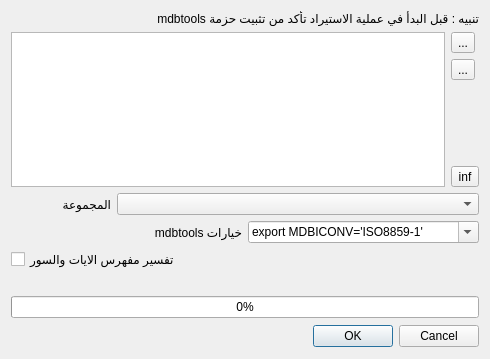
<?xml version="1.0" encoding="UTF-8"?>
<ui version="4.0">
 <class>mdbexport</class>
 <widget class="QDialog" name="mdbexport">
  <property name="geometry">
   <rect>
    <x>0</x>
    <y>0</y>
    <width>490</width>
    <height>359</height>
   </rect>
  </property>
  <property name="windowTitle">
   <string>استراد ملفات الشاملة</string>
  </property>
  <layout class="QVBoxLayout" name="verticalLayout_3">
   <item>
    <widget class="QLabel" name="label">
     <property name="text">
      <string>تنبيه : قبل البدأ في عملية الاستيراد تأكد من تثبيت حزمة mdbtools</string>
     </property>
    </widget>
   </item>
   <item>
    <layout class="QHBoxLayout" name="horizontalLayout_7">
     <item>
      <widget class="QListWidget" name="listWidget"/>
     </item>
     <item>
      <layout class="QVBoxLayout" name="verticalLayout_2">
       <item>
        <widget class="QToolButton" name="toolButton_fileNam">
         <property name="toolTip">
          <string>اختر المسار </string>
         </property>
         <property name="text">
          <string>...</string>
         </property>
        </widget>
       </item>
       <item>
        <widget class="QToolButton" name="toolButton_delet">
         <property name="toolTip">
          <string>حذف العنصر المحدد</string>
         </property>
         <property name="text">
          <string>...</string>
         </property>
         <property name="icon">
          <iconset resource="images.qrc">
           <normaloff>:/images/image/edit-delete.png</normaloff>:/images/image/edit-delete.png</iconset>
         </property>
         <property name="iconSize">
          <size>
           <width>20</width>
           <height>20</height>
          </size>
         </property>
        </widget>
       </item>
       <item>
        <spacer name="verticalSpacer">
         <property name="orientation">
          <enum>Qt::Vertical</enum>
         </property>
         <property name="sizeHint" stdset="0">
          <size>
           <width>20</width>
           <height>40</height>
          </size>
         </property>
        </spacer>
       </item>
       <item>
        <widget class="QToolButton" name="toolButtonInfo">
         <property name="toolTip">
          <string>معلومات عن العنصر المحدد</string>
         </property>
         <property name="text">
          <string>inf</string>
         </property>
         <property name="iconSize">
          <size>
           <width>20</width>
           <height>20</height>
          </size>
         </property>
        </widget>
       </item>
      </layout>
     </item>
    </layout>
   </item>
   <item>
    <layout class="QHBoxLayout" name="horizontalLayout_3">
     <item>
      <widget class="QLabel" name="label_4">
       <property name="maximumSize">
        <size>
         <width>100</width>
         <height>16777215</height>
        </size>
       </property>
       <property name="text">
        <string>المجموعة</string>
       </property>
      </widget>
     </item>
     <item>
      <widget class="QComboBox" name="comboBox"/>
     </item>
    </layout>
   </item>
   <item>
    <layout class="QHBoxLayout" name="horizontalLayout_2">
     <item>
      <widget class="QLabel" name="label_2">
       <property name="text">
        <string>خيارات mdbtools</string>
       </property>
      </widget>
     </item>
     <item>
      <widget class="QComboBox" name="comboBoxMdbEx">
       <property name="editable">
        <bool>true</bool>
       </property>
       <item>
        <property name="text">
         <string>export MDBICONV='ISO8859-1'</string>
        </property>
       </item>
       <item>
        <property name="text">
         <string>export MDB_ICONV='ISO8859-1'</string>
        </property>
       </item>
      </widget>
     </item>
    </layout>
   </item>
   <item>
    <layout class="QHBoxLayout" name="horizontalLayout"/>
   </item>
   <item>
    <widget class="QCheckBox" name="checkBox_curan">
     <property name="whatsThis">
      <string>&lt;!DOCTYPE HTML PUBLIC &quot;-//W3C//DTD HTML 4.0//EN&quot; &quot;http://www.w3.org/TR/REC-html40/strict.dtd&quot;&gt;
&lt;html&gt;&lt;head&gt;&lt;meta name=&quot;qrichtext&quot; content=&quot;1&quot; /&gt;&lt;style type=&quot;text/css&quot;&gt;
p, li { white-space: pre-wrap; }
&lt;/style&gt;&lt;/head&gt;&lt;body style=&quot; font-family:'Arial'; font-size:10pt; font-weight:400; font-style:normal;&quot;&gt;
&lt;p align=&quot;right&quot; style=&quot; margin-top:0px; margin-bottom:0px; margin-left:0px; margin-right:0px; -qt-block-indent:0; text-indent:0px;&quot;&gt;علم هذا الخيار اذا كان كتاب التفسير يحتوي على حقول الايات والسور&lt;/p&gt;
&lt;p align=&quot;right&quot; style=&quot; margin-top:0px; margin-bottom:0px; margin-left:0px; margin-right:0px; -qt-block-indent:0; text-indent:0px;&quot;&gt;   &quot;Aya&quot; وحقل &quot;Sora&quot;&lt;/p&gt;
&lt;p align=&quot;right&quot; style=&quot;-qt-paragraph-type:empty; margin-top:0px; margin-bottom:0px; margin-left:0px; margin-right:0px; -qt-block-indent:0; text-indent:0px;&quot;&gt;&lt;/p&gt;&lt;/body&gt;&lt;/html&gt;</string>
     </property>
     <property name="text">
      <string>تفسير مفهرس الايات والسور</string>
     </property>
    </widget>
   </item>
   <item>
    <layout class="QVBoxLayout" name="verticalLayout">
     <item>
      <widget class="QLabel" name="label_Info">
       <property name="text">
        <string/>
       </property>
       <property name="alignment">
        <set>Qt::AlignCenter</set>
       </property>
      </widget>
     </item>
     <item>
      <widget class="QProgressBar" name="progressBar">
       <property name="maximum">
        <number>1000</number>
       </property>
       <property name="value">
        <number>0</number>
       </property>
      </widget>
     </item>
    </layout>
   </item>
   <item>
    <layout class="QHBoxLayout" name="horizontalLayout_8"/>
   </item>
   <item>
    <layout class="QHBoxLayout" name="horizontalLayout_4">
     <item>
      <spacer name="horizontalSpacer">
       <property name="orientation">
        <enum>Qt::Horizontal</enum>
       </property>
       <property name="sizeHint" stdset="0">
        <size>
         <width>158</width>
         <height>24</height>
        </size>
       </property>
      </spacer>
     </item>
     <item>
      <widget class="QDialogButtonBox" name="buttonBox">
       <property name="standardButtons">
        <set>QDialogButtonBox::Cancel|QDialogButtonBox::Ok</set>
       </property>
      </widget>
     </item>
    </layout>
   </item>
  </layout>
 </widget>
 <resources>
  <include location="images.qrc"/>
 </resources>
 <connections>
  <connection>
   <sender>buttonBox</sender>
   <signal>rejected()</signal>
   <receiver>mdbexport</receiver>
   <slot>reject()</slot>
   <hints>
    <hint type="sourcelabel">
     <x>158</x>
     <y>360</y>
    </hint>
    <hint type="destinationlabel">
     <x>274</x>
     <y>362</y>
    </hint>
   </hints>
  </connection>
 </connections>
</ui>
